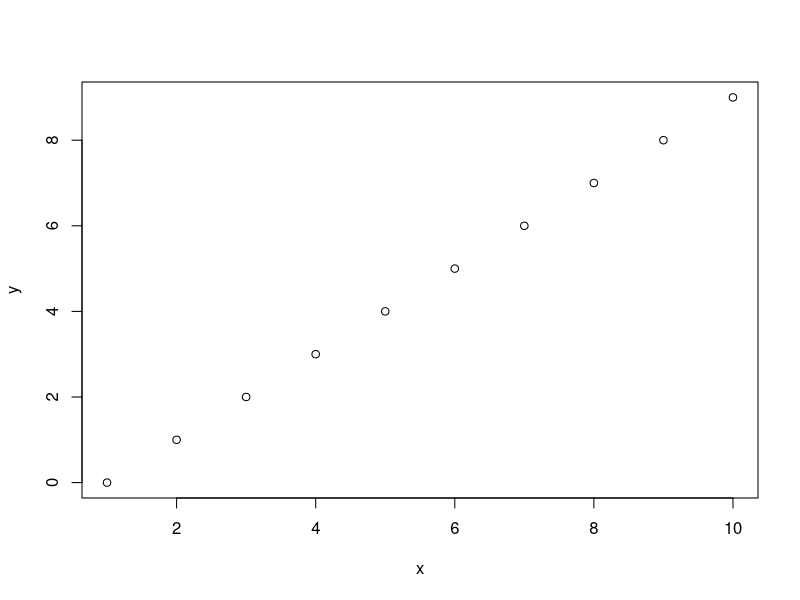

Source code (R): (Note: this script raises an error after producing the figure.)
x <- 1:10
y <- x-1

plot(y~x)
# plot은 x, y 모두 연속형 변수

dotchart(y~x)
# Error in dotchart(y ~ x) : 'x' must be a numeric vector or matrix
# dotchart는 이산형

plot(mtcars$mpg)

dotchart(mtcars$mpg, labels=rownames(mtcars), cex=0.7)
# cex 글자크기

# mpg 순으로 재배열
carmpg <- mtcars[order(mtcars$mpg), ]

# cyl factor화
carmpg$cyl <- factor(carmpg$cyl)

class(carmpg$cyl) # factor

unique(carmpg$cyl) # 8, 6, 4

# cyl별 색 지정
carmpg$color[carmpg$cyl == 4] <- "blue"
carmpg$color[carmpg$cyl == 6] <- "green"
carmpg$color[carmpg$cyl == 8] <- "red"

help(dotchart)
jpeg("C:/R_Studio/Rscript/practice/p6_dotchart.jpg")
dotchart(carmpg$mpg, labels=rownames(carmpg), cex=0.7, col=carmpg$color,
         groups=carmpg$cyl, xlab="mpg",
         main="dotchart[carmpg$mpg, labels=rownames(carmpg), cex=0.7, col=carmpg$color,
         groups=carmpg$cyl]")
# groups = 해당 변수별로 그룹을 나눔
dev.off()
